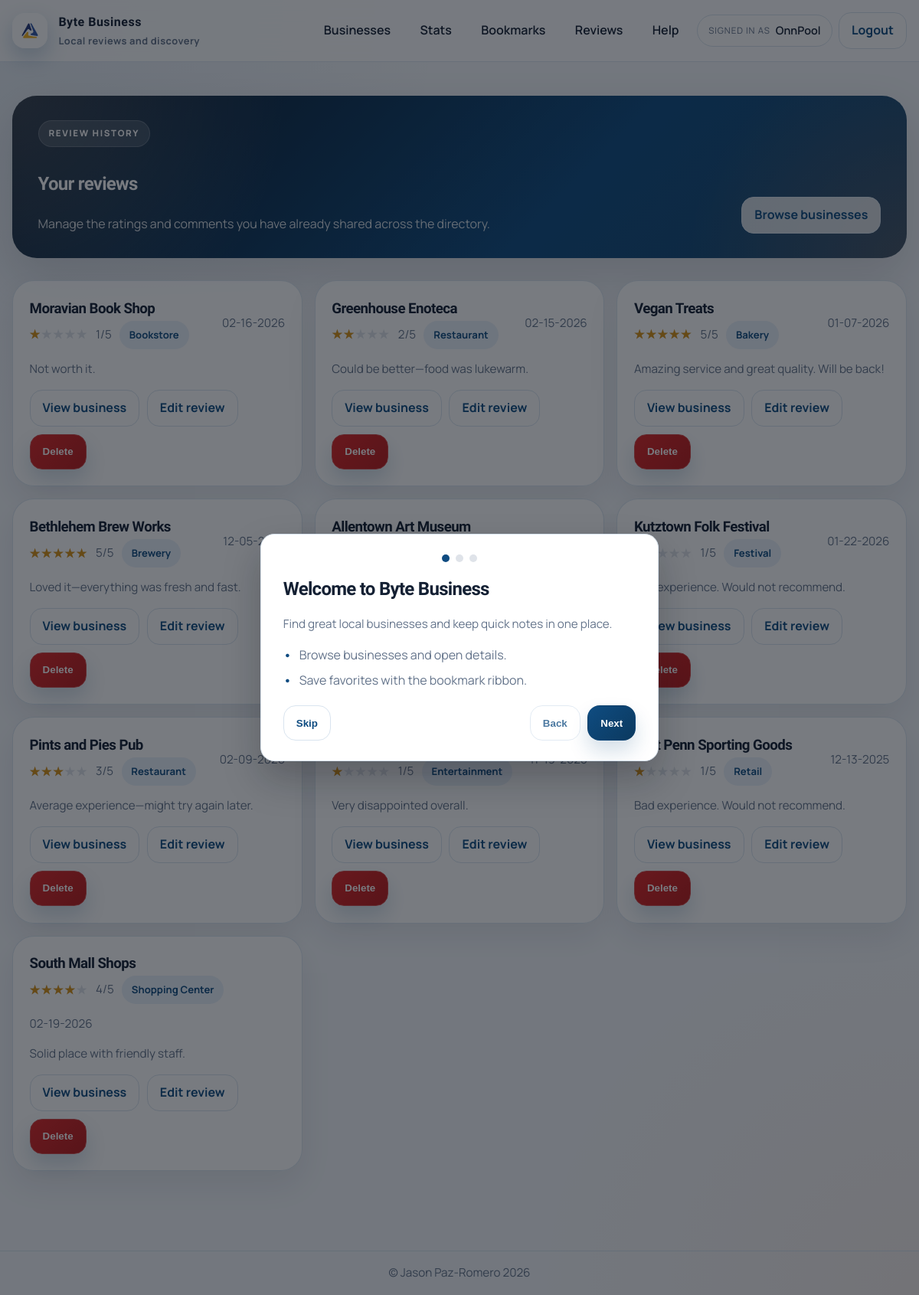
/review (signed in), run on the app's committed database.
### app/models.py (models this page shows, shortened)
class User(db.Model, UserMixin):
    id = db.Column(db.Integer, primary_key=True)
    username = db.Column(db.String(150), unique=True, nullable=False)
    email = db.Column(db.String(150), unique=True, nullable=False)
    password = db.Column(db.String(256), nullable=False)
    created_at = db.Column(db.DateTime, default=datetime.utcnow)
    is_verified = db.Column(db.Boolean, default=False)
    verified_at = db.Column(db.DateTime, default=None)
    last_verification_email_sent_at = db.Column(db.DateTime, default=None)
    is_admin = db.Column(db.Boolean, default=False)
    is_active = db.Column(db.Boolean, default=True)
    bookmarks = db.relationship("BookMark", back_populates="user", cascade="all, delete-orphan")
    reviews = db.relationship("Review", back_populates="user", cascade="all, delete-orphan")
    redeemed_deals = db.relationship("RedeemDeal", back_populates="user", cascade="all, delete-orphan")
    business_requests = db.relationship("BusinessRequest", back_populates="user", cascade="all, delete-orphan")
    review_likes = db.relationship("ReviewLike", back_populates="user", cascade="all, delete-orphan")

class Review(db.Model):
    id = db.Column(db.Integer, primary_key=True)
    business_id = db.Column(db.Integer, db.ForeignKey('business.id'), nullable=False)
    user_id = db.Column(db.Integer, db.ForeignKey('user.id'), nullable=False)
    rating = db.Column(db.Integer, nullable=False)
    comment = db.Column(db.Text, nullable=True)
    created_at = db.Column(db.DateTime, default=datetime.utcnow)
    is_visible = db.Column(db.Boolean, default=True)
    user = db.relationship("User", back_populates="reviews")
    business = db.relationship("Business", back_populates="reviews")
    review_images = db.relationship("ReviewImage", back_populates="review", cascade="all, delete-orphan")
    likes = db.relationship("ReviewLike", back_populates="review", cascade="all, delete-orphan")

class Business(db.Model):
    id = db.Column(db.Integer, primary_key=True)
    name = db.Column(db.String(200), nullable=False)
    location = db.Column(db.String(200), nullable=False)
    owner_id = db.Column(db.Integer, nullable=True)
    address = db.Column(db.String(300), nullable=False)
    category = db.Column(db.String(100), nullable=False)
    description = db.Column(db.Text, nullable=True)
    created_at = db.Column(db.DateTime, default=datetime.utcnow)
    logo_url = db.Column(db.String(300), nullable=True)
    is_active = db.Column(db.Boolean, default=True)
    website = db.Column(db.String(300), nullable=True)
    contact = db.Column(db.String(50), nullable=True)
    hours = db.Column(db.String(200), nullable=True)
    bookmarks = db.relationship("BookMark", back_populates="business", cascade="all, delete-orphan")
    reviews = db.relationship("Review", back_populates="business", cascade="all, delete-orphan")
    deals = db.relationship("Deal", back_populates="business", cascade="all, delete-orphan")

### app/routes.py (the view)
@main_bp.route("/review")
@login_required
def reviews():
    reviews = Review.query.filter_by(user_id=current_user.id).all()
    return render_template("reviews.html", reviews=reviews)

### app/auth_routes.py (called while the page is built)
@login_manager.user_loader
def load_user(user_id):
    return User.query.get(int(user_id))

### app/templates/reviews.html (shortened to what this page needs)
{% extends "base.html" %}
{% block content %}
<div class="page-shell">
  <div class="container">
    <section class="hero-panel hero-panel-compact fade-up">
      <div class="hero-panel-copy">
        <span class="section-kicker">Review history</span>
        <h1>Your reviews</h1>
        <p>Manage the ratings and comments you have already shared across the directory.</p>
      </div>
      <div class="page-actions">
        <a class="button subtle" href="{{ url_for('main.list_businesses') }}">Browse businesses</a>
      </div>
    </section>
    <section class="section fade-up">
      {% if reviews and reviews|length > 0 %}
      <div class="surface-grid surface-grid--2">
        {% for review in reviews %}
        {% set review_date = review.created_at.strftime('%m-%d-%Y') if review.created_at and review.created_at is not string else review.created_at|default('Recent') %}
        <article class="surface-card review-card-modern">
          <div class="toolbar-split">
            <div>
              <h3>{{ review.business.name|default('Business') }}</h3>
              <div class="business-meta">
                <span class="star-bar" data-rating-bar data-rating="{{ review.rating|default(0) }}">
                  <span class="base">★★★★★</span>
                  <span class="fill">★★★★★</span>
                </span>
                <span class="muted">{{ review.rating|default(0) }}/5</span>
                <span class="metric-chip">{{ review.business.category|default('Business') }}</span>
              </div>
            </div>
            <span class="muted">{{ review_date }}</span>
          </div>
          <p class="muted">{{ review.comment|default('No comment provided.') }}</p>
          <div class="review-actions">
            <a class="button subtle" href="{{ url_for('main.business_detail', business_id=review.business_id|default(0)) }}">View business</a>
            <a class="button subtle" href="{{ url_for('main.edit_review', review_id=review.id|default(0)) }}">Edit review</a>
            <form method="POST" action="{{ url_for('main.delete_review', review_id=review.id|default(0)) }}" class="review-action-form">
              <button class="button danger" type="submit">Delete</button>
            </form>
          </div>
        </article>
        {% endfor %}
      </div>
      {% else %}
      <div class="empty-state-modern">
        <h3>No reviews yet</h3>
        <p class="muted">Start with a business detail page and submit your first rating.</p>
        <a class="button" href="{{ url_for('main.list_businesses') }}">Find businesses</a>
      </div>
      {% endif %}
    </section>
  </div>
</div>
{% endblock %}

### app/templates/base.html (shortened to what this page needs)
<!doctype html>
<html lang="en">
<head>
  <link rel="stylesheet" href="{{ url_for('static', filename='styles.css') }}">
</head>
<body>
  <header class="site-header">
    <div class="container nav-shell">
      <a class="brand" href="{{ url_for('main.home') }}">
        <span class="brand-mark" aria-hidden="true">
          <img src="{{ url_for('static', filename='FBLA-Symbol.png') }}" alt="">
        </span>
        <span class="brand-copy">
          <span class="brand-name">Byte Business</span>
          <span class="brand-tagline">Local reviews and discovery</span>
        </span>
      </a>
      <nav class="nav-desktop" aria-label="Primary">
        {% if current_user.is_authenticated %}
        <a class="nav-link" href="{{ url_for('main.list_businesses') }}">Businesses</a>
        <a class="nav-link" href="{{ url_for('main.stats') }}">Stats</a>
        <a class="nav-link" href="{{ url_for('bookmarks.view_bookmarks') }}">Bookmarks</a>
        <a class="nav-link" href="{{ url_for('main.reviews') }}">Reviews</a>
        <a class="nav-link" href="{{ url_for('main.help') }}">Help</a>
        <div class="nav-user">
          <span class="nav-user-label">Signed in as</span>
          <span class="nav-user-name">{{ current_user.username }}</span>
        </div>
        <a class="button subtle" href="{{ url_for('auth.logout') }}">Logout</a>
        {% else %}
        <a class="nav-link" href="{{ url_for('main.home') }}">Home</a>
        <a class="nav-link" href="{{ url_for('main.list_businesses') }}">Businesses</a>
        <a class="nav-link" href="{{ url_for('auth.login') }}">Login</a>
        <a class="button" href="{{ url_for('auth.register') }}">Register</a>
        {% endif %}
      </nav>
    </div>
  </header>
  <main class="page">
    {% block content %}{% endblock %}
  </main>
  <div class="onboarding" data-onboarding hidden>
    <div class="onboarding-card" role="dialog" aria-modal="true" aria-labelledby="onboarding-title">
      <div class="onboarding-progress" aria-hidden="true">
        <span class="onboarding-dot is-active" data-dot></span>
        <span class="onboarding-dot" data-dot></span>
        <span class="onboarding-dot" data-dot></span>
      </div>
      <div class="onboarding-slide is-active" data-slide="0">
        <h2 id="onboarding-title">Welcome to Byte Business</h2>
        <p class="muted">Find great local businesses and keep quick notes in one place.</p>
        <ul class="list">
          <li>Browse businesses and open details.</li>
          <li>Save favorites with the bookmark ribbon.</li>
        </ul>
      </div>
      <div class="onboarding-actions">
        <button class="button subtle" type="button" data-skip>Skip</button>
        <div class="onboarding-nav">
          <button class="button subtle" type="button" data-back disabled>Back</button>
          <button class="button" type="button" data-next>Next</button>
        </div>
      </div>
    </div>
  </div>
  <footer class="site-footer">
    <div class="container footer-inner">
      <span>&copy; Jason Paz-Romero 2026</span>
    </div>
  </footer>
</body>
</html>

### data on the page
User: username "OnnPool"
Review: business.name "Moravian Book Shop", rating "1", business.category "Bookstore", review_date "02-16-2026", comment "Not worth it."
Review: business.name "Greenhouse Enoteca", rating "2", business.category "Restaurant", review_date "02-15-2026", comment "Could be better—food was lukewarm."
Review: business.name "Vegan Treats", rating "5", business.category "Bakery", review_date "01-07-2026", comment "Amazing service and great quality. Will be back!"
Review: business.name "Bethlehem Brew Works", rating "5", business.category "Brewery", review_date "12-05-2025", comment "Loved it—everything was fresh and fast."
Review: business.name "Allentown Art Museum"
Review: business.name "Kutztown Folk Festival", rating "1", business.category "Festival", review_date "01-22-2026", comment "Bad experience. Would not recommend."
Review: business.name "Pints and Pies Pub", rating "3", business.category "Restaurant", review_date "02-09-2026", comment "Average experience—might try again later."
Review: rating "1", business.category "Entertainment", comment "Very disappointed overall."
Review: business.name "East Penn Sporting Goods", rating "1", business.category "Retail", review_date "12-13-2025", comment "Bad experience. Would not recommend."
Review: business.name "South Mall Shops", rating "4", business.category "Shopping Center", review_date "02-19-2026", comment "Solid place with friendly staff."
